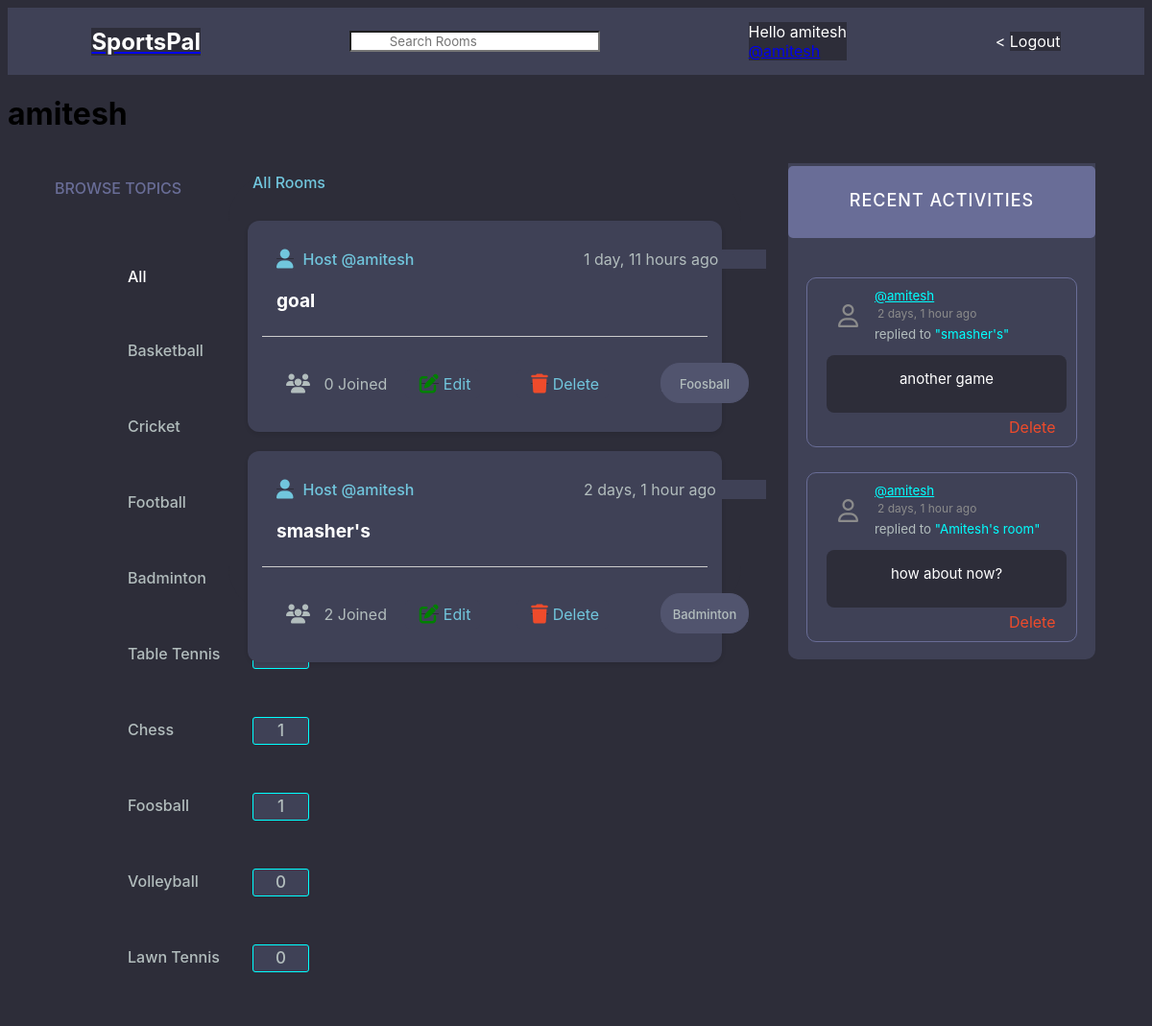
Page /profile/7/ (signed in) on the earlier database version.
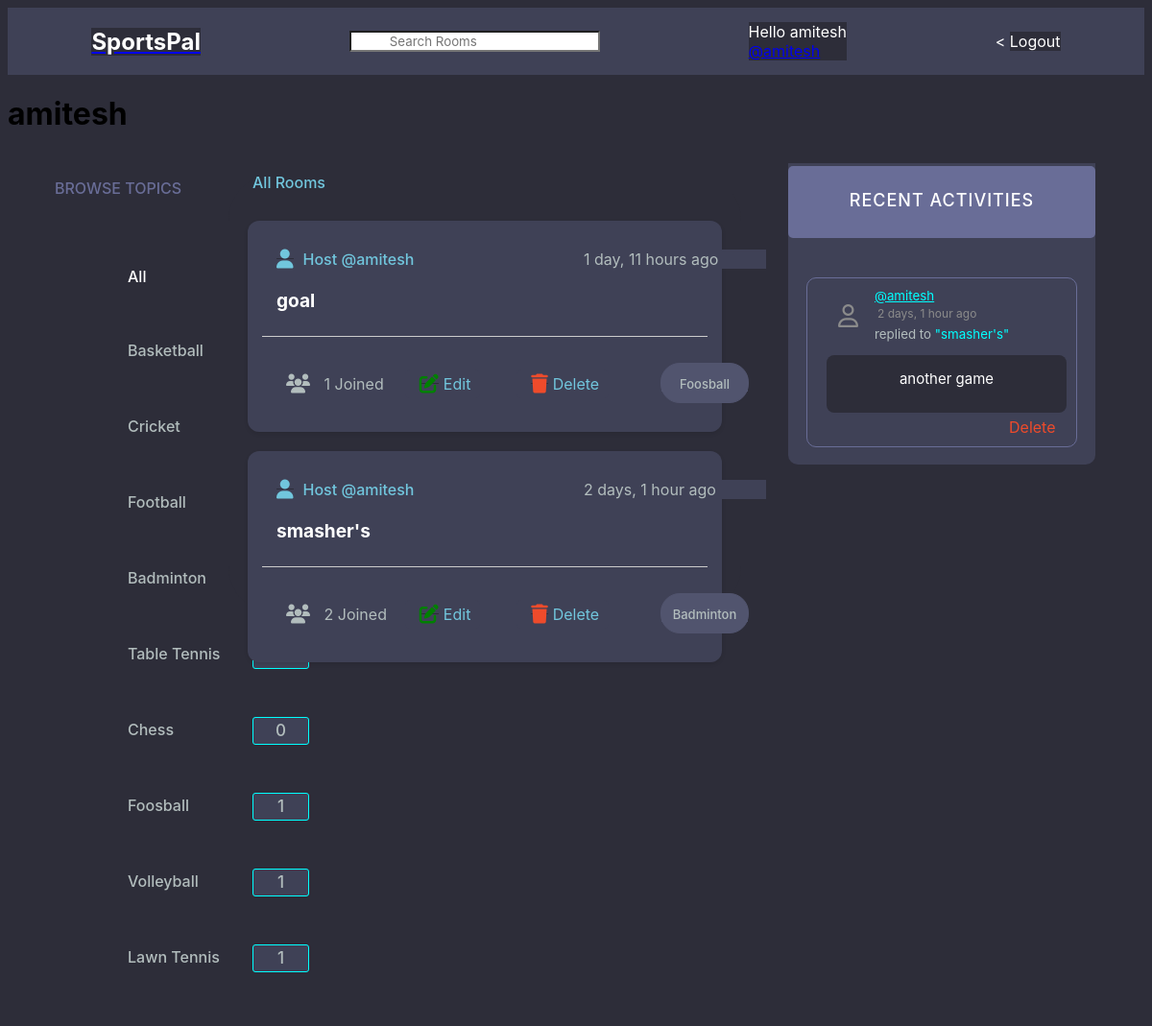
Same page on the later database version.
### base/models.py (models this page shows, shortened)
class Topic(models.Model):
    name = models.CharField(max_length=200)

class Room(models.Model):
    host = models.ForeignKey(User, on_delete=models.SET_NULL, null=True)
    topic = models.ForeignKey(Topic, on_delete=models.SET_NULL, null=True)
    name = models.CharField(max_length=200)
    description = models.TextField(null = True, blank = True)
    participants = models.ManyToManyField(User, related_name='participants', blank=True)
    updated = models.DateTimeField(auto_now=True)
    created = models.DateTimeField(auto_now_add=True)
    class Meta:
        ordering = ('-updated','-created')
    def __str__(self):
        return self.name

class Message(models.Model):
    user = models.ForeignKey(User, on_delete=models.CASCADE)
    room = models.ForeignKey(Room, on_delete=models.CASCADE)
    body = models.TextField()
    updated = models.DateTimeField(auto_now=True)
    created = models.DateTimeField(auto_now_add=True)
    def __str__(self):
        return self.body[0:50]

### base/views.py (the view)
# urls.py: path("profile/<str:pk>/", views.userProfile, name="user-profile"),
def userProfile(request,pk):
    user = User.objects.get(id=pk)
    rooms = user.room_set.all()
    room_messages = user.message_set.all()
    topics = Topic.objects.all()
    context = {'user':user,'rooms':rooms,'room_messages':room_messages,'topics':topics}
    return render(request,'base/profile.html',context)

### base/templates/base/profile.html (shortened to what this page needs)
{% extends 'main.html' %}
{%block content%}
<h1>{{user.username}} </h1>
<div class = "profile-container">
    <div>
        {% include 'base/topics_component.html' %}
    <div>
        {% include 'base/feed_component.html' %}
    </div>
    <div>
        {% include 'base/activity_component.html' %}
    </div>
{%endblock content%}

### base/templates/base/topics_component.html (shortened to what this page needs)
{% load static %}
{% block css %}
    <link rel="stylesheet" type="text/css" href="{% static 'styles/topics_component.css' %}">
{% endblock %}
<h3 class = "Topics" style = "color: #696d97; text-transform: uppercase;top:10px;">Browse Topics</h3>
<div class = "All">
    <p><a href="{% url 'home' %}"  style="color: white; text-decoration: none;"><div>All</div></a> </p>
</div>
<div class = "items_all">
    {% for topic in topics %}
        <div class = "List">
            <a href="{% url 'home' %}?q={{topic.name}}">{{topic.name}}
            <div id="count_div">
                <span id = "count">{{topic.room_set.all.count}}</span></a>
            </div>
        </div>
    {% endfor %}

### base/templates/base/feed_component.html
{% load static %}
{% block css %}
    <link rel="stylesheet" type="text/css" href="{% static 'styles/feed_component.css' %}">
    <link href="{% static 'fontawesomefree/css/fontawesome.css' %}" rel="stylesheet" type="text/css">
    <link href="{% static 'fontawesomefree/css/brands.css' %}" rel="stylesheet" type="text/css">
    <link href="{% static 'fontawesomefree/css/solid.css' %}" rel="stylesheet" type="text/css">
{% endblock %}
<div style="position: relative;top:20px;z-index: 10;left:25px;color:#71c6dd;font-weight: 500;"> All Rooms</div>
<div class = "sports-rooms">
    {% for room in rooms %}
        <div class = "room_feat">
            <div id="host">
                <a href="{% url 'user-profile' room.host.id %}"style="background-color:#3f4156;z-index: 30;"><i class="fa-solid fa-user fa-lg" style="position: relative;right:10px;"></i>Host @{{room.host.username}}</a>
            </div>
            <div style = "background-color: #3f4156;" id = "timer">
                {{room.created|timesince}} ago
            </div>
                {% if room.host == request.user %}
                <div class="edit-delete">
                    <div id="edit">
                        <a href = "{% url 'update-room' room.id %}" style="background-color:#3f4156;color:#71c6dd;"><i class="fa-solid fa-pen-to-square fa-lg fa-shake"style="margin:5px;color:green;"></i>Edit</a>
                    </div>
                    <div id="delete">
                        <a href = "{% url 'delete-room' room.id %}" style="background-color:#3f4156; color:#71c6dd;"><i class="fa-solid fa-trash fa-lg fa-shake"style="margin:5px;color:#EE4B2B"></i>Delete </a>
                    </div>
                </div>
                {% endif %}
                <div id="room_name">
                    <h5 style = "background-color: #3f4156;"><a href = "{% url 'room' room.id %}" style="background-color:#3f4156;">{{room.name}}</a></h5>
                </div>
                <hr style="position:relative;top :90px">
                <div style = "background-color: #3f4156;" id ="participants_num"><i class="fa-solid fa-users fa-lg"style="position:relative;right:10px;"></i>
                    {{room.participants.all.count}} Joined
                </div>
                <div id="topic_name">
                    <p style="background-color: #51546e;;">{{room.topic.name}}</p>
                </div>
        </div>
    {% endfor %}
</div>

### base/templates/base/activity_component.html (shortened to what this page needs)
{% load static %}
{% block css %}
    <link rel="stylesheet" type="text/css" href="{% static 'styles/activity_component.css' %}">
    <link href="{% static 'fontawesomefree/css/fontawesome.css' %}" rel="stylesheet" type="text/css">
    <link href="{% static 'fontawesomefree/css/brands.css' %}" rel="stylesheet" type="text/css">
    <link href="{% static 'fontawesomefree/css/solid.css' %}" rel="stylesheet" type="text/css">
{% endblock %}
<div class="block_layout">
    <div class="recent_activities">
        <h3> recent activities</h3>
    </div>
    {% for message in room_messages %}
    <div class = "box">
        <small >
            <div id="username">
                <a href = "{'% url 'user-profile' message.user.id %}" style="background-color: #3f4156;color: cyan; width:200px">@{{message.user}}</a>
            </div>
            <div id="time" style="color: #8b8b8b; font-size: 12px; margin:3px; width:200px;">
                {{message.created|timesince}} ago
            </div>
        </small>
        <div id="sender">
            <small style="background-color: #3f4156; color:#b2bdbd; width: 200px;">replied to <tag style="background-color: #3f4156; color:cyan">"{{message.room}}"</tag></small>
        </div>
        <div id="message" style="position: relative;top:8px;">
            <p>{{message}}</p>
        </div>
            {% if request.user == message.user %}
            <a href = "{% url 'delete-message' message.id %}" style="background-color: #3f4156; color:#EE4B2B; position: relative; left:210px; font-weight: 500px; text-decoration: none; top:13px;">Delete</a>
            {% endif %}
    </div>
    {% endfor %}
</div>

Differences in the rows shown:
removed Message: user "amitesh", created "2 days, 1 hour", room "Amitesh's room", body "how about now?", shows "Delete"
computed for Topic "Chess": room_set.all.count "1" → "0"
computed for Topic "Volleyball": room_set.all.count "0" → "1"
computed for Topic "Lawn Tennis": room_set.all.count "0" → "1"
computed for Room "goal": participants.all.count "0" → "1"
